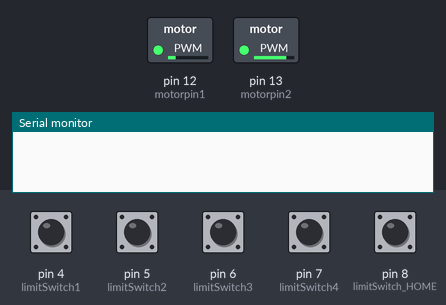
The sketch below on a simulated Arduino Uno, built with avr-gcc and run on an emulated ATmega328P. On the bench: switched loads named in the sketch (green lamp = pin HIGH), the last lines printed to the serial monitor. The inputs (shaded band) are chosen by the test bench; at power-on: pin 4 (limitSwitch1), pin 5 (limitSwitch2), pin 6 (limitSwitch3), pin 7 (limitSwitch4), pin 8 (limitSwitch_HOME) HIGH.

Above: at 1.2 s.
1.3 s: pin 4 (limitSwitch1) pulled LOW for 0.15 s
At 1.46 s:
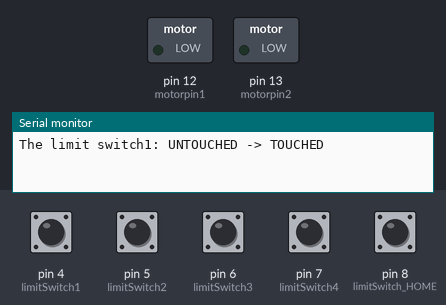
3.0 s: pin 5 (limitSwitch2) pulled LOW for 0.15 s
At 3.6 s:
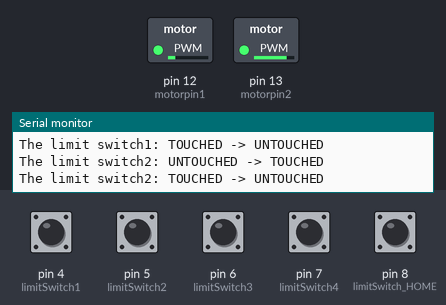
4.7 s: pin 6 (limitSwitch3) pulled LOW for 1 s
At 5.1 s:
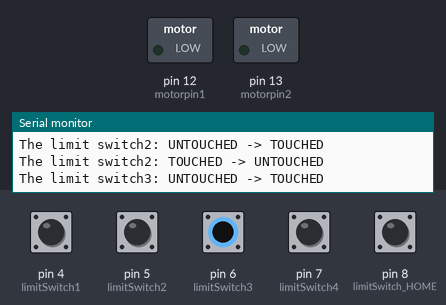
7.7 s: pin 8 (limitSwitch_HOME) pulled LOW for 0.15 s
At 8.9 s:
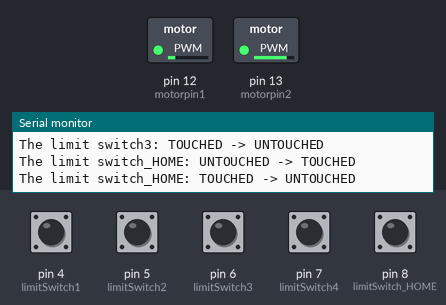
9.4 s: pin 7 (limitSwitch4) pulled LOW for 0.15 s
At 10.0 s:
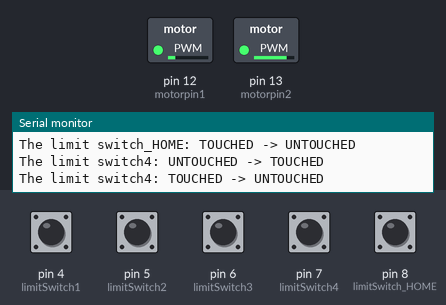
11.1 s: pin 5 (limitSwitch2) pulled LOW for 1 s
At 11.9 s:
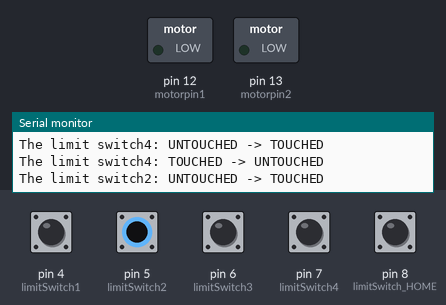
Timing chart, 0 to 14.1 s (numbered marks = the images above; inputs shaded):
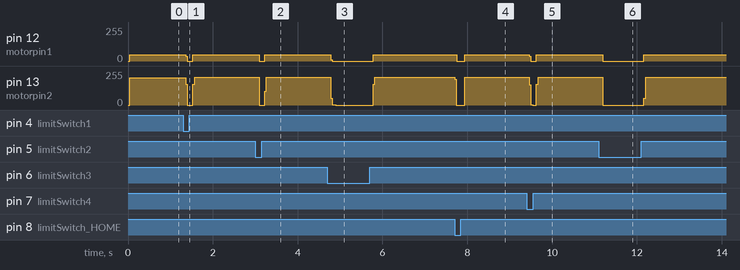

Measured:
- after the input at 1.3 s, pin 12 (motorpin1): 47/255 → 0/255 after 0.06 s, → 46/255 0.17 s later; pin 13 (motorpin2): 206/255 → 0/255 after 0.06 s, → 207/255 0.17 s later
- after the input at 3.0 s, pin 12 (motorpin1): 46/255 → 0/255 after 0.09 s, → 46/255 0.13 s later; pin 13 (motorpin2): 207/255 → 0/255 after 0.09 s, → 207/255 0.13 s later
- after the input at 4.7 s, pin 12 (motorpin1): 46/255 → 0/255 after 0.08 s, → 46/255 1.0 s later; pin 13 (motorpin2): 207/255 → 1/255 after 0.08 s, → 0/255 0.12 s later, → 207/255 0.88 s later
- after the input at 7.7 s, pin 12 (motorpin1): 46/255 → 0/255 after 0.05 s, → 46/255 0.19 s later; pin 13 (motorpin2): 207/255 → 0/255 at once, → 207/255 0.24 s later
- after the input at 9.4 s, pin 12 (motorpin1): 46/255 → 0/255 after 0.06 s, → 46/255 0.17 s later; pin 13 (motorpin2): 207/255 → 0/255 after 0.06 s, → 207/255 0.17 s later
- after the input at 11.1 s, pin 12 (motorpin1): 46/255 → 0/255 after 0.09 s, → 46/255 0.97 s later; pin 13 (motorpin2): 207/255 → 0/255 after 0.09 s, → 207/255 0.97 s later

The sketch:

LimitSwitch_FINAL_CODE_1.ino
```cpp
#include <ezButton.h>

// Panel 1 and 2
ezButton limitSwitch1(4); // Define ezButton Object as LimitSwitch
ezButton limitSwitch2(5);
ezButton limitSwitch3(6);
ezButton limitSwitch4(7);

// Home Limit Switch
ezButton limitSwitch_HOME(8);


#define motorpin1 12 // Forward
#define motorpin2 13 // Backward

void setup() {

  pinMode(motorpin1, OUTPUT);
  pinMode(motorpin2, OUTPUT);

  Serial.begin(9600);
  limitSwitch1.setDebounceTime(50); // Set limitSwitch Object to debounce at 50 ms
  limitSwitch2.setDebounceTime(50); // Set limitSwitch Object to debounce at 50 ms
  limitSwitch3.setDebounceTime(50); // Set limitSwitch Object to debounce at 50 ms
  limitSwitch4.setDebounceTime(50); // Set limitSwitch Object to debounce at 50 ms

}

void loop() {

  // First Define everything to do with the limit switch and then define the other functions inside of it

  limitSwitch1.loop(); // Must be included before all of the code for the limitSwitch, to make sure that the code will keep on looping
  limitSwitch2.loop();
  limitSwitch3.loop();
  limitSwitch4.loop();
  limitSwitch_HOME.loop();

// FOR Limit Switch 1

  if(limitSwitch1.isPressed()) {
    Serial.println("The limit switch1: UNTOUCHED -> TOUCHED");
  }

  if(limitSwitch1.isReleased()) {
    Serial.println("The limit switch1: TOUCHED -> UNTOUCHED");
  }

// FOR Limit Switch 2

  if(limitSwitch2.isPressed()) {
    Serial.println("The limit switch2: UNTOUCHED -> TOUCHED");
  }

  if(limitSwitch2.isReleased()) {
    Serial.println("The limit switch2: TOUCHED -> UNTOUCHED");
  }

// FOR Limit Switch 3

  if(limitSwitch3.isPressed()) {
    Serial.println("The limit switch3: UNTOUCHED -> TOUCHED");
  }

  if(limitSwitch3.isReleased()) {
    Serial.println("The limit switch3: TOUCHED -> UNTOUCHED");
  }

// FOR Limit Switch 4

  if(limitSwitch4.isPressed()) {
    Serial.println("The limit switch4: UNTOUCHED -> TOUCHED");
  }

  if(limitSwitch4.isReleased()) {
    Serial.println("The limit switch4: TOUCHED -> UNTOUCHED");
  }


// FOR Limit Switch HOME

  if(limitSwitch_HOME.isPressed()) {
    Serial.println("The limit switch_HOME: UNTOUCHED -> TOUCHED");
  }

  if(limitSwitch_HOME.isReleased()) {
    Serial.println("The limit switch_HOME: TOUCHED -> UNTOUCHED");
  }


  int state1 = limitSwitch1.getState();
  int state2 = limitSwitch2.getState();
  int state3 = limitSwitch3.getState();
  int state4 = limitSwitch4.getState();
  int state_HOME = limitSwitch_HOME.getState();


/////////////////////////////////////////////////////////////////////////////////

// PANEL 1 //

/////////////////////////////////////////////////////////////////////////////////
// PANEL 1, FRONT -> GO TO

  if (state1==HIGH) { // Limit Switch is Untouched and Motor Runs
    digitalWrite(motorpin1, HIGH);
    digitalWrite(motorpin2, LOW);
  }

  else if (state1==LOW) {
    digitalWrite(motorpin1, LOW);
    digitalWrite(motorpin2, LOW);
    delay(50);
  }

// Execute Gripper
// Retract Gripper

// PANEL 1, FRONT -> GO BACK

  if (state_HOME==HIGH) {
    digitalWrite(motorpin1, LOW);
    digitalWrite(motorpin2, HIGH);
  }

  else if (state2==HIGH && state_HOME==LOW) {
    digitalWrite(motorpin1, LOW);
    digitalWrite(motorpin2, LOW);
    delay(50);
  }

// PANEL 1, BACK -> GO TO

  if (state2==HIGH) {
    digitalWrite(motorpin1, HIGH);
    digitalWrite(motorpin2, LOW);
  }

  if (state2==LOW && state_HOME==HIGH) {
    digitalWrite(motorpin1, LOW);
    digitalWrite(motorpin2, LOW);
    delay(50);
  }

// Execute Gripper
// Retract Gripper

// PANEL 1, BACK -> GO BACK

  if (state_HOME==HIGH) {
    digitalWrite(motorpin1, LOW);
    digitalWrite(motorpin2, HIGH);
  }

  if (state2==HIGH && state_HOME==LOW) {
    digitalWrite(motorpin1, LOW);
    digitalWrite(motorpin2, LOW);
    delay(50);
  }
/////////////////////////////////////////////////////////////////////////////////

// PANEL 2 //

/////////////////////////////////////////////////////////////////////////////////
// PANEL 2, FRONT -> GO TO

  if (state3==HIGH) { // Limit Switch is Untouched and Motor Runs
    digitalWrite(motorpin1, HIGH);
    digitalWrite(motorpin2, LOW);
  }

  if (state3==LOW && state_HOME==HIGH) {
    digitalWrite(motorpin1, LOW);
    digitalWrite(motorpin2, LOW);
    delay(50);
  }

// Execute Gripper
// Retract Gripper

// PANEL 2, FRONT -> GO BACK

  if (state_HOME==HIGH) {
    digitalWrite(motorpin1, LOW);
    digitalWrite(motorpin2, HIGH);
  }

  if (state3==HIGH && state_HOME==LOW) {
    digitalWrite(motorpin1, LOW);
    digitalWrite(motorpin2, LOW);
    delay(50);
  }

// PANEL 2, BACK -> GO TO

  if (state4==HIGH) {
    digitalWrite(motorpin1, HIGH);
    digitalWrite(motorpin2, LOW);
  }

  if (state4==LOW && state_HOME==HIGH) {
    digitalWrite(motorpin1, LOW);
    digitalWrite(motorpin2, LOW);
    delay(50);
  }

// Execute Gripper
// Retract Gripper

// PANEL 2, BACK -> GO BACK

  if (state_HOME==HIGH) {
    digitalWrite(motorpin1, LOW);
    digitalWrite(motorpin2, HIGH);
  }

  if (state4==HIGH && state_HOME==LOW) {
    digitalWrite(motorpin1, LOW);
    digitalWrite(motorpin2, LOW);
    delay(50);
  }


/*
/////////////////////////////////////////////////////////////////////////////////

// PANEL 3 //

/////////////////////////////////////////////////////////////////////////////////
// PANEL 3, FRONT -> GO TO

  if (state==HIGH) { // Limit Switch is Untouched and Motor Runs
    digitalWrite(motorpin1, HIGH);
    digitalWrite(motorpin2, LOW);
  }

  if (state5==LOW && state_HOME==HIGH) {
    digitalWrite(motorpin1, LOW);
    digitalWrite(motorpin2, LOW);
  }

// Execute Gripper
// Retract Gripper

// PANEL 3, FRONT -> GO BACK

  if (state_HOME==HIGH) {
    digitalWrite(motorpin1, LOW);
    digitalWrite(motorpin2, HIGH);
  }

  if (state5==HIGH && state_HOME==LOW) {
    digitalWrite(motorpin1, LOW);
    digitalWrite(motorpin2, LOW);
  }

// PANEL 3, BACK -> GO TO

  if (state6==HIGH) {
    digitalWrite(motorpin1, HIGH);
    digitalWrite(motorpin2, LOW);
  }

  if (state6==LOW && state_HOME==HIGH) {
    digitalWrite(motorpin1, LOW);
    digitalWrite(motorpin2, LOW);
  }

// Execute Gripper
// Retract Gripper

// PANEL 3, BACK -> GO BACK

  if (state_HOME==HIGH) {
    digitalWrite(motorpin1, LOW);
    digitalWrite(motorpin2, HIGH);
  }

  if (state6==HIGH && state_HOME==LOW) {
    digitalWrite(motorpin1, LOW);
    digitalWrite(motorpin2, LOW);
  }
/////////////////////////////////////////////////////////////////////////////////

// PANEL 4 //

/////////////////////////////////////////////////////////////////////////////////
// PANEL 4, FRONT -> GO TO

  if (state7==HIGH) { // Limit Switch is Untouched and Motor Runs
    digitalWrite(motorpin1, HIGH);
    digitalWrite(motorpin2, LOW);
  }

  if (state7==LOW && state_HOME==HIGH) {
    digitalWrite(motorpin1, LOW);
    digitalWrite(motorpin2, LOW);
  }

// Execute Gripper
// Retract Gripper
// PANEL 4, FRONT -> GO BACK

  if (state_HOME==HIGH) {
    digitalWrite(motorpin1, LOW);
    digitalWrite(motorpin2, HIGH);
  }

  if (state7==HIGH && state_HOME==LOW) {
    digitalWrite(motorpin1, LOW);
    digitalWrite(motorpin2, LOW);
  }

// PANEL 4, BACK -> GO TO

  if (state8==HIGH) {
    digitalWrite(motorpin1, HIGH);
    digitalWrite(motorpin2, LOW);
  }

  if (state8==LOW && state_HOME==HIGH) {
    digitalWrite(motorpin1, LOW);
    digitalWrite(motorpin2, LOW);
  }

// Execute Gripper
// Retract Gripper

// PANEL 4, BACK -> GO BACK

  if (state_HOME==HIGH) {
    digitalWrite(motorpin1, LOW);
    digitalWrite(motorpin2, HIGH);
  }

  if (state8==HIGH && state_HOME==LOW) {
    digitalWrite(motorpin1, LOW);
    digitalWrite(motorpin2, LOW);
  }
/////////////////////////////////////////////////////////////////////////////////

*/

}
```
